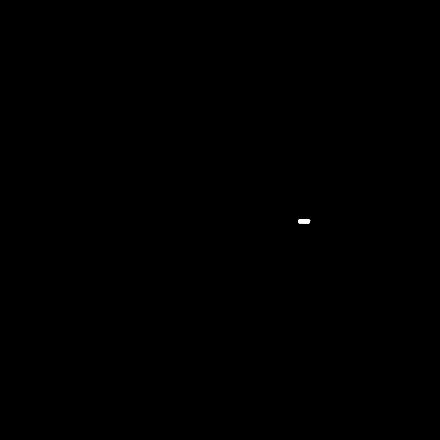
Frame 1 (no input)
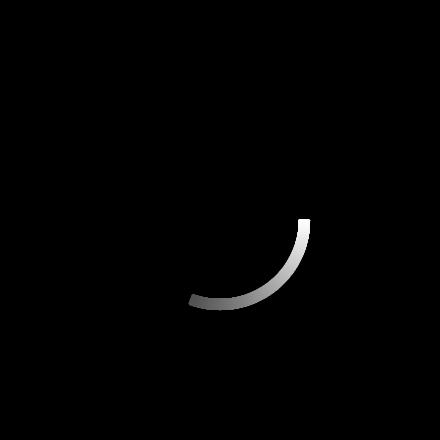
Frame 60 (the mouse pressed at the canvas centre just before this capture)
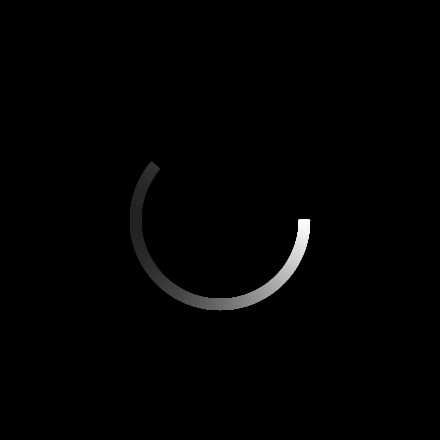
Frame 120 (the mouse held since frame 60 and released just before this capture)

The Processing sketch that drew these frames (run headless with seeded random() and noise(); from frame 60 on, the mouse is pressed at the canvas centre):

// Processing sketch: fadingLogo
// ── fadingLogo.pde
float centerX;
float centerY;
int numLines =10;
float Gaussian(float x, float mean, float variance) {
  return (1 / sqrt(TWO_PI * variance)) * exp(-sq(x - mean) / (2 * variance));
}

float theta = 0;
void setup(){
  size(440,440);
  centerX = width/2;
  centerY = height/2;
  
  background(0);
}
 
void draw(){
    strokeWeight(2);
  //translate(width/2,height/2);
    for(int i=0; i<numLines; i++){
      //float a = map(millis()%10000,0,10000,0,TWO_PI);
      int perimeter =  80+i;
      float gage = map(theta, 0, PI*2, 0,100);
      //println(gage);
      float alpha = 255;
       //if (gage>25){
         alpha= map(Gaussian(theta, PI, PI*2), 0.07256, 0.173,255,0);
        //}
        println(Gaussian(theta, PI, PI*2));
        for(int ii=0; ii<16; ii++){
          fill(0);
          beginShape();
          stroke(alpha);
          float x = centerX +perimeter*cos(theta+(ii*0.002));
          float y = centerY +perimeter*sin(theta+(ii*0.002));
          point(x,y);
          endShape();
          //point(x+0.002,y+0.002) ;
          //point(x+0.004,y+0.004) ;
          //point(x+0.008,y+0.008) ;
      }
    }
      if(theta>2*PI){
    background(0);
    theta=0;
  }
  theta+=0.032;

  //ellipse(0,0,190,190);
  //fill(255,255,0);
  //rotate(-a);
  //triangle(100,-10,110,10,90,10);
}
